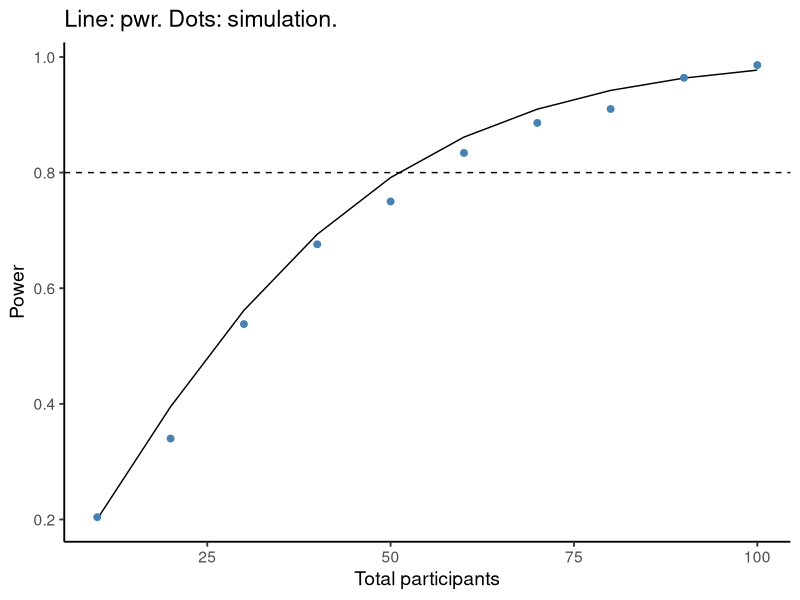
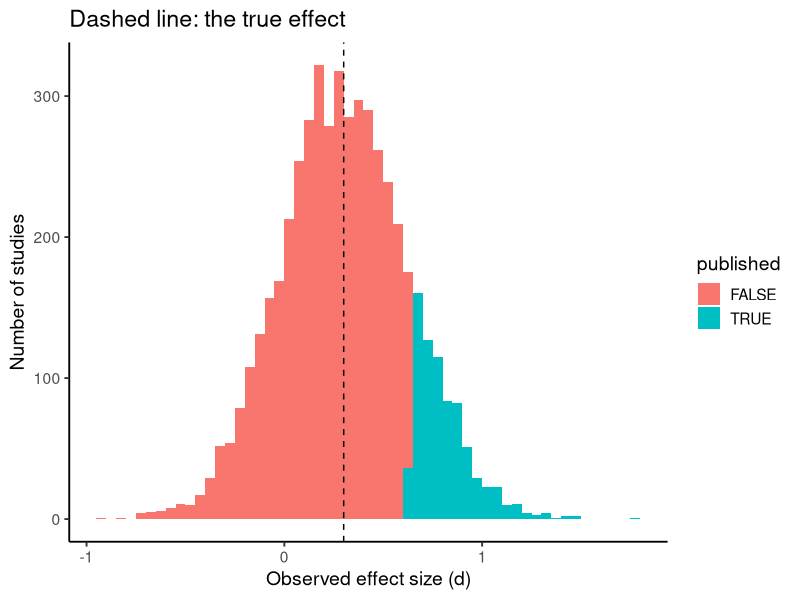
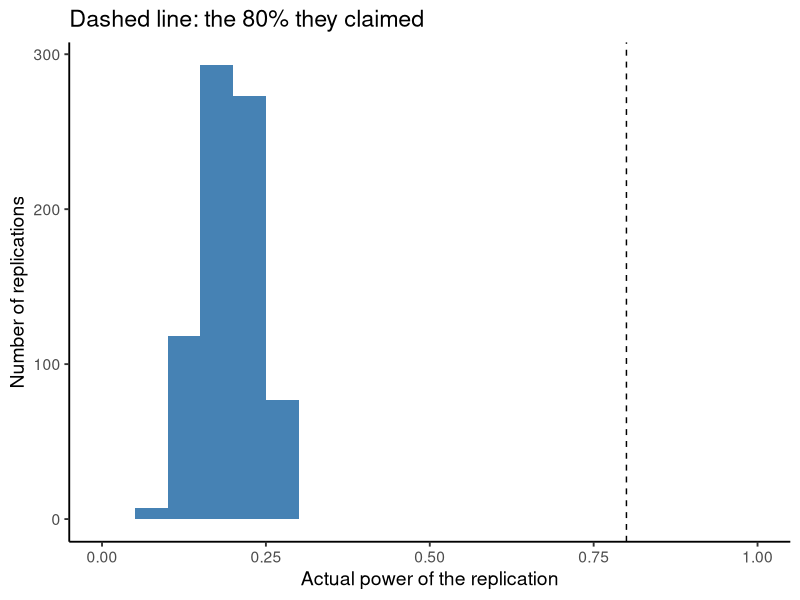
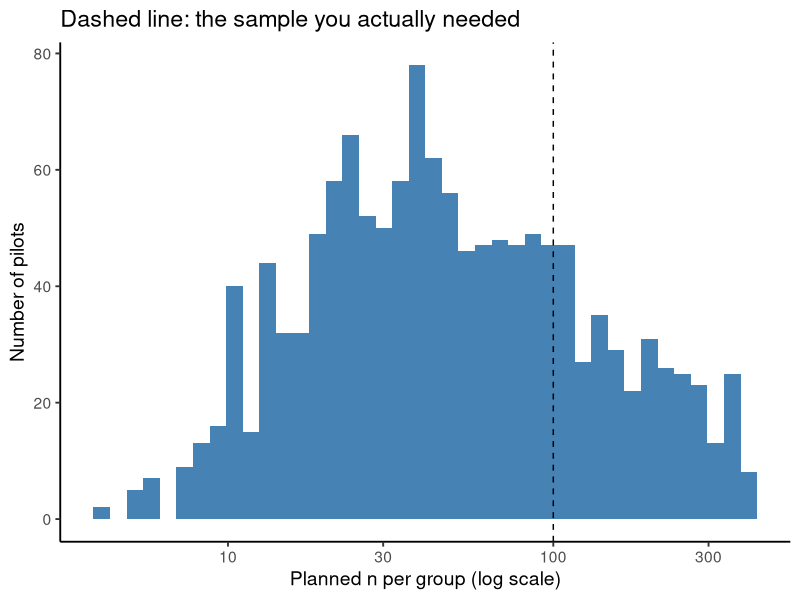
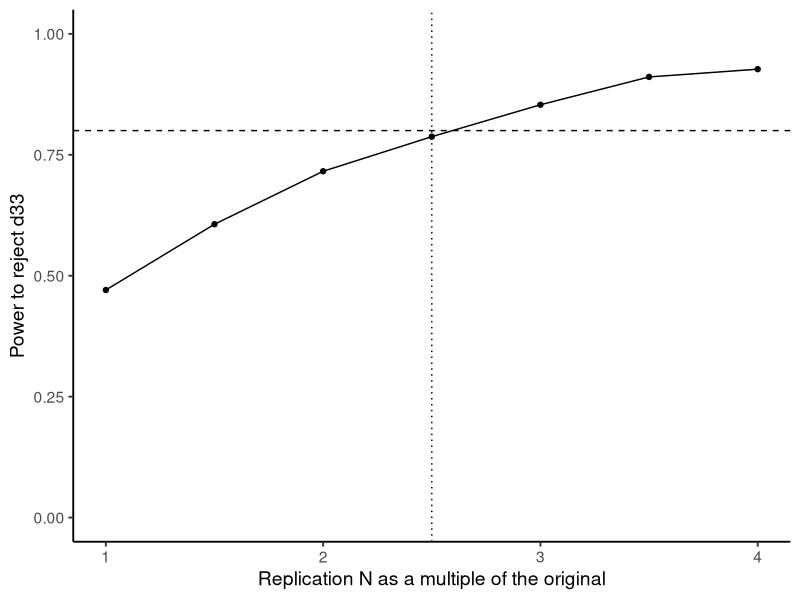
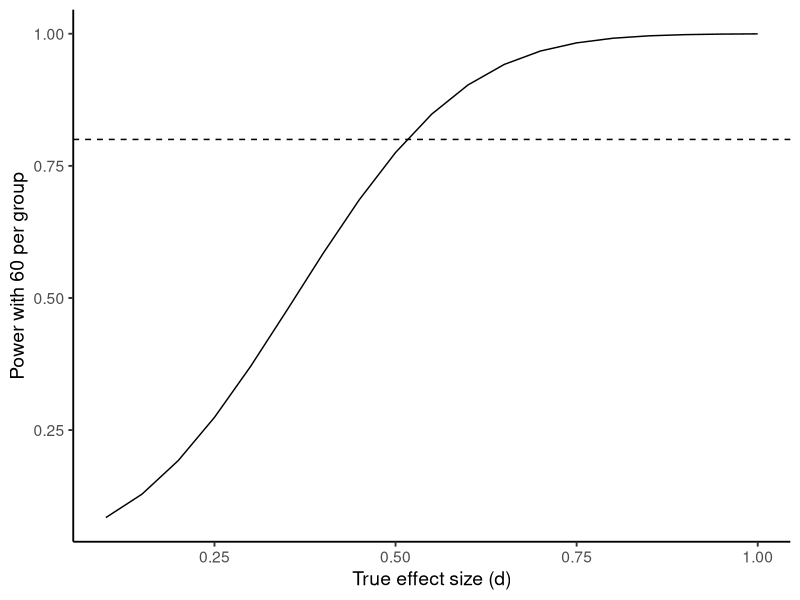
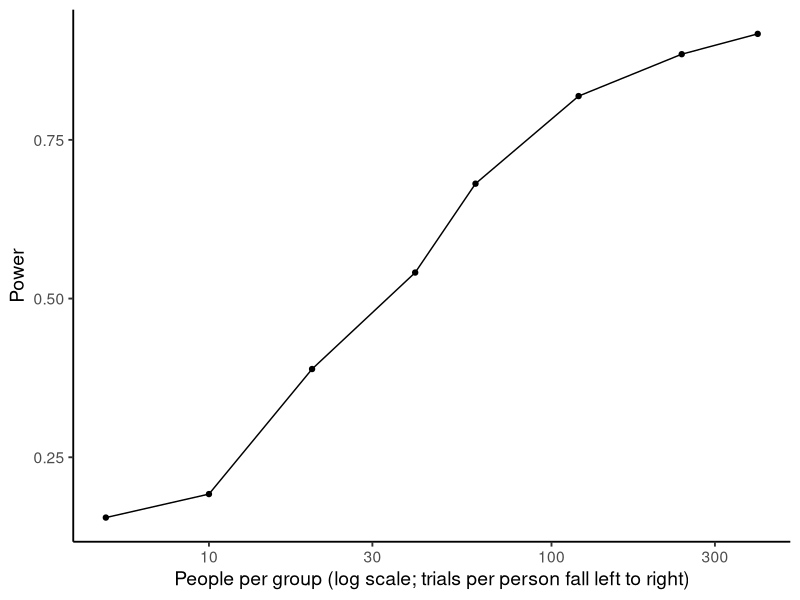

The R script that drew these images, in order:
## ---- chunk 1
set.seed(2026) # same "random" numbers on every render
## ---- chunk 2
library(tidyverse)
library(pwr)

theme_set(theme_classic(base_size = 14))
## ---- chunk 3
pwr.t.test(n = 12, d = 0.5, sig.level = .05)$power
pwr.t.test(n = 18, d = 0.8, sig.level = .05)$power
pwr.t.test(n = 60, d = 0.3, sig.level = .05)$power
pwr.r.test(n = 36, r = 0.5, sig.level = .05)$power
pwr.r.test(n = 80, r = 0.3, sig.level = .05)$power
## ---- chunk 4
n_d5 <- pwr.t.test(d = 0.5, power = .8, sig.level = .05)$n
n_d3 <- pwr.t.test(d = 0.3, power = .8, sig.level = .05)$n

ceiling(n_d5) * 2 # total N
ceiling(n_d3) * 2
## ---- chunk 5
make_tea_data <- function(n_total = 48,
                          sigma = 1.25, # sd of ratings within a condition
                          delta = 1.5) { # difference between conditions
  n_half <- n_total / 2
  tibble(condition = c(rep("milk first", n_half), rep("tea first", n_half)),
         rating = c(round(rnorm(n_half, mean = 3.5 + delta, sd = sigma)),
                    round(rnorm(n_half, mean = 3.5, sd = sigma)))) |>
    mutate(rating = pmin(pmax(rating, 1), 10)) # keep ratings on the 1-10 scale
}

run_one_experiment <- function(n_total, delta) {
  this_experiment <- make_tea_data(n_total = n_total, delta = delta)
  t.test(rating ~ condition, data = this_experiment, var.equal = TRUE)$p.value
}

estimate_power <- function(n_total, delta, n_sims = 500) {
  mean(map_dbl(1:n_sims, \(i) run_one_experiment(n_total, delta)) < .05)
}
## ---- chunk 6
set.seed(2)

power_check <- tibble(n_total = seq(10, 100, by = 10)) |>
  mutate(simulated = map_dbl(n_total, \(n) estimate_power(n, delta = 1)),
         formula = map_dbl(n_total, \(n) pwr.t.test(n = n / 2, d = 0.8)$power))

power_check
## ---- chunk 7
power_check |>
  ggplot(aes(x = n_total)) +
  geom_line(aes(y = formula)) +
  geom_point(aes(y = simulated), color = "steelblue", size = 2) +
  geom_hline(yintercept = .8, linetype = "dashed") +
  labs(x = "Total participants", y = "Power",
       title = "Line: pwr. Dots: simulation.")
## ---- chunk 8
simulate_study <- function(n_per_group, true_d) {
  treatment <- rnorm(n_per_group, mean = true_d, sd = 1)
  control <- rnorm(n_per_group, mean = 0, sd = 1)
  test <- t.test(treatment, control, var.equal = TRUE)
  tibble(d_hat = unname(test$statistic) * sqrt(2 / n_per_group),
         p = test$p.value)
}

simulate_study(n_per_group = 20, true_d = 0.3) # run this a few times
## ---- chunk 9
set.seed(3)

literature <- tibble(study = 1:5000) |>
  mutate(result = map(study, \(i) simulate_study(n_per_group = 20, true_d = 0.3))) |>
  unnest(result)
## ---- chunk 10
literature <- literature |>
  mutate(published = p < .05 & d_hat > 0)

literature |>
  group_by(published) |>
  summarize(n_studies = n(),
            mean_d = mean(d_hat))

mean(literature$d_hat) # all studies
## ---- chunk 11
literature |>
  ggplot(aes(x = d_hat, fill = published)) +
  geom_histogram(binwidth = .05, boundary = 0) +
  geom_vline(xintercept = 0.3, linetype = "dashed") +
  labs(x = "Observed effect size (d)", y = "Number of studies",
       title = "Dashed line: the true effect")
## ---- chunk 12
n_for_80 <- function(d) {
  ceiling(pwr.t.test(d = d, power = .8, sig.level = .05)$n)
}

n_for_80(0.8) # what you'd plan from a typical published study (per group)
## ---- chunk 13
replications <- literature |>
  filter(published) |>
  mutate(planned_n = map_dbl(d_hat, n_for_80),
         actual_power = map_dbl(planned_n, \(n) pwr.t.test(n = n, d = 0.3)$power))

mean(replications$actual_power)
## ---- chunk 14
replications |>
  ggplot(aes(x = actual_power)) +
  geom_histogram(binwidth = .05, boundary = 0, fill = "steelblue") +
  geom_vline(xintercept = .8, linetype = "dashed") +
  xlim(0, 1) +
  labs(x = "Actual power of the replication", y = "Number of replications",
       title = "Dashed line: the 80% they claimed")
## ---- chunk 15
set.seed(4)

pilots <- tibble(pilot = 1:2000) |>
  mutate(result = map(pilot, \(i) simulate_study(n_per_group = 10, true_d = 0.4))) |>
  unnest(result) |>
  mutate(go = d_hat > 0.2)

mean(!pilots$go) # share of pilots where you give up on a real effect

followups <- pilots |>
  filter(go) |>
  mutate(planned_n = map_dbl(d_hat, n_for_80),
         actual_power = map_dbl(planned_n, \(n) pwr.t.test(n = n, d = 0.4)$power))

quantile(followups$planned_n, c(.1, .5, .9))
mean(followups$actual_power)
## ---- chunk 16
followups |>
  ggplot(aes(x = planned_n)) +
  geom_histogram(bins = 40, fill = "steelblue") +
  scale_x_log10() +
  geom_vline(xintercept = n_for_80(0.4), linetype = "dashed") +
  labs(x = "Planned n per group (log scale)", y = "Number of pilots",
       title = "Dashed line: the sample you actually needed")
## ---- chunk 17
original_n <- 20
## ---- chunk 18
d33 <- pwr.t.test(n = original_n, power = 1 / 3, sig.level = .05)$d
d33
## ---- chunk 19
rejects_d33 <- function(n_per_group, d33, true_d = 0) {
  treatment <- rnorm(n_per_group, mean = true_d, sd = 1)
  control <- rnorm(n_per_group, mean = 0, sd = 1)
  t.test(treatment, control, mu = d33, alternative = "less", var.equal = TRUE)$p.value < .05
}

power_to_reject <- function(n_per_group, d33, true_d = 0, n_sims = 2000) {
  mean(map_lgl(1:n_sims, \(i) rejects_d33(n_per_group, d33, true_d)))
}
## ---- chunk 20
set.seed(5)

power_to_reject(n_per_group = original_n * 2.5, d33 = d33)
power_to_reject(n_per_group = original_n, d33 = d33)
## ---- chunk 21
telescope <- tibble(multiplier = seq(1, 4, by = 0.5)) |>
  mutate(n_per_group = multiplier * original_n,
         power = map_dbl(n_per_group, \(n) power_to_reject(n, d33)))

telescope |>
  ggplot(aes(x = multiplier, y = power)) +
  geom_line() +
  geom_point() +
  geom_hline(yintercept = .8, linetype = "dashed") +
  geom_vline(xintercept = 2.5, linetype = "dotted") +
  ylim(0, 1) +
  labs(x = "Replication N as a multiple of the original", y = "Power to reject d33")
## ---- chunk 22
fixed_n <- 60 # per group
## ---- chunk 23
smallest_d <- pwr.t.test(n = fixed_n, power = .8, sig.level = .05)$d
smallest_d

sensitivity <- tibble(d = seq(0.1, 1, by = 0.05)) |>
  mutate(power = map_dbl(d, \(this_d) pwr.t.test(n = fixed_n, d = this_d)$power))
## ---- chunk 24
sensitivity |>
  ggplot(aes(x = d, y = power)) +
  geom_line() +
  geom_hline(yintercept = .8, linetype = "dashed") +
  labs(x = "True effect size (d)", y = "Power with 60 per group")
## ---- chunk 25
pwr.t.test(n = 100000, d = 0.02)$power
## ---- chunk 26
simulate_person_means <- function(n_per_group, n_trials, true_diff,
                                  sd_person = 1, sd_trial = 4) {
  sd_of_means <- sqrt(sd_person^2 + sd_trial^2 / n_trials)
  treatment <- rnorm(n_per_group, mean = true_diff, sd = sd_of_means)
  control <- rnorm(n_per_group, mean = 0, sd = sd_of_means)
  t.test(treatment, control, var.equal = TRUE)$p.value
}

power_people_trials <- function(n_per_group, n_trials, true_diff = 0.6,
                                sd_person = 1, n_sims = 1000) {
  mean(map_dbl(1:n_sims, \(i) simulate_person_means(n_per_group, n_trials, true_diff,
                                                    sd_person = sd_person)) < .05)
}
## ---- chunk 27
set.seed(7)

trade_off <- tibble(n_per_group = c(5, 10, 20, 40, 60, 120, 240, 400)) |>
  mutate(n_trials = 1200 / n_per_group,
         power = map2_dbl(n_per_group, n_trials, power_people_trials))

trade_off
## ---- chunk 28
trade_off |>
  ggplot(aes(x = n_per_group, y = power)) +
  geom_line() +
  geom_point() +
  scale_x_log10() +
  labs(x = "People per group (log scale; trials per person fall left to right)", y = "Power")
## ---- chunk 29
set.seed(70)
map_dbl(c(100, 1000, 10000), \(k) power_people_trials(20, k))

trade_off_low_person <- trade_off |>
  mutate(power = map2_dbl(n_per_group, n_trials, \(n, k) power_people_trials(n, k, sd_person = 0.2)))

trade_off_low_person
## ---- chunk 30
pwr.t.test(d = 3.98 / sqrt(45), power = .8, type = "paired")$n
## ---- chunk 31
# your code here

## ---- chunk 32
#| eval: true
library(lmerTest)

one_lmm_experiment <- function(n_people, n_trials = 20, effect = 0.2,
                               sd_intercept = 0.5, sd_slope = 0.2, sd_trial = 1) {
  people <- tibble(person = 1:n_people,
                   intercept = rnorm(n_people, 0, sd_intercept),
                   slope = rnorm(n_people, effect, sd_slope))
  trials <- people |>
    cross_join(tibble(trial = 1:n_trials)) |>
    mutate(condition = if_else(trial %% 2 == 0, 0.5, -0.5), # half the trials in each condition
           y = intercept + slope * condition + rnorm(n(), 0, sd_trial))
  fit <- suppressMessages(lmer(y ~ condition + (1 + condition | person), data = trials))
  summary(fit)$coefficients["condition", "Pr(>|t|)"]
}

set.seed(9)

lmm_power <- tibble(n_people = c(20, 40, 80)) |>
  mutate(power = map_dbl(n_people, \(n) mean(map_dbl(1:100, \(i) one_lmm_experiment(n)) < .05)))

lmm_power
